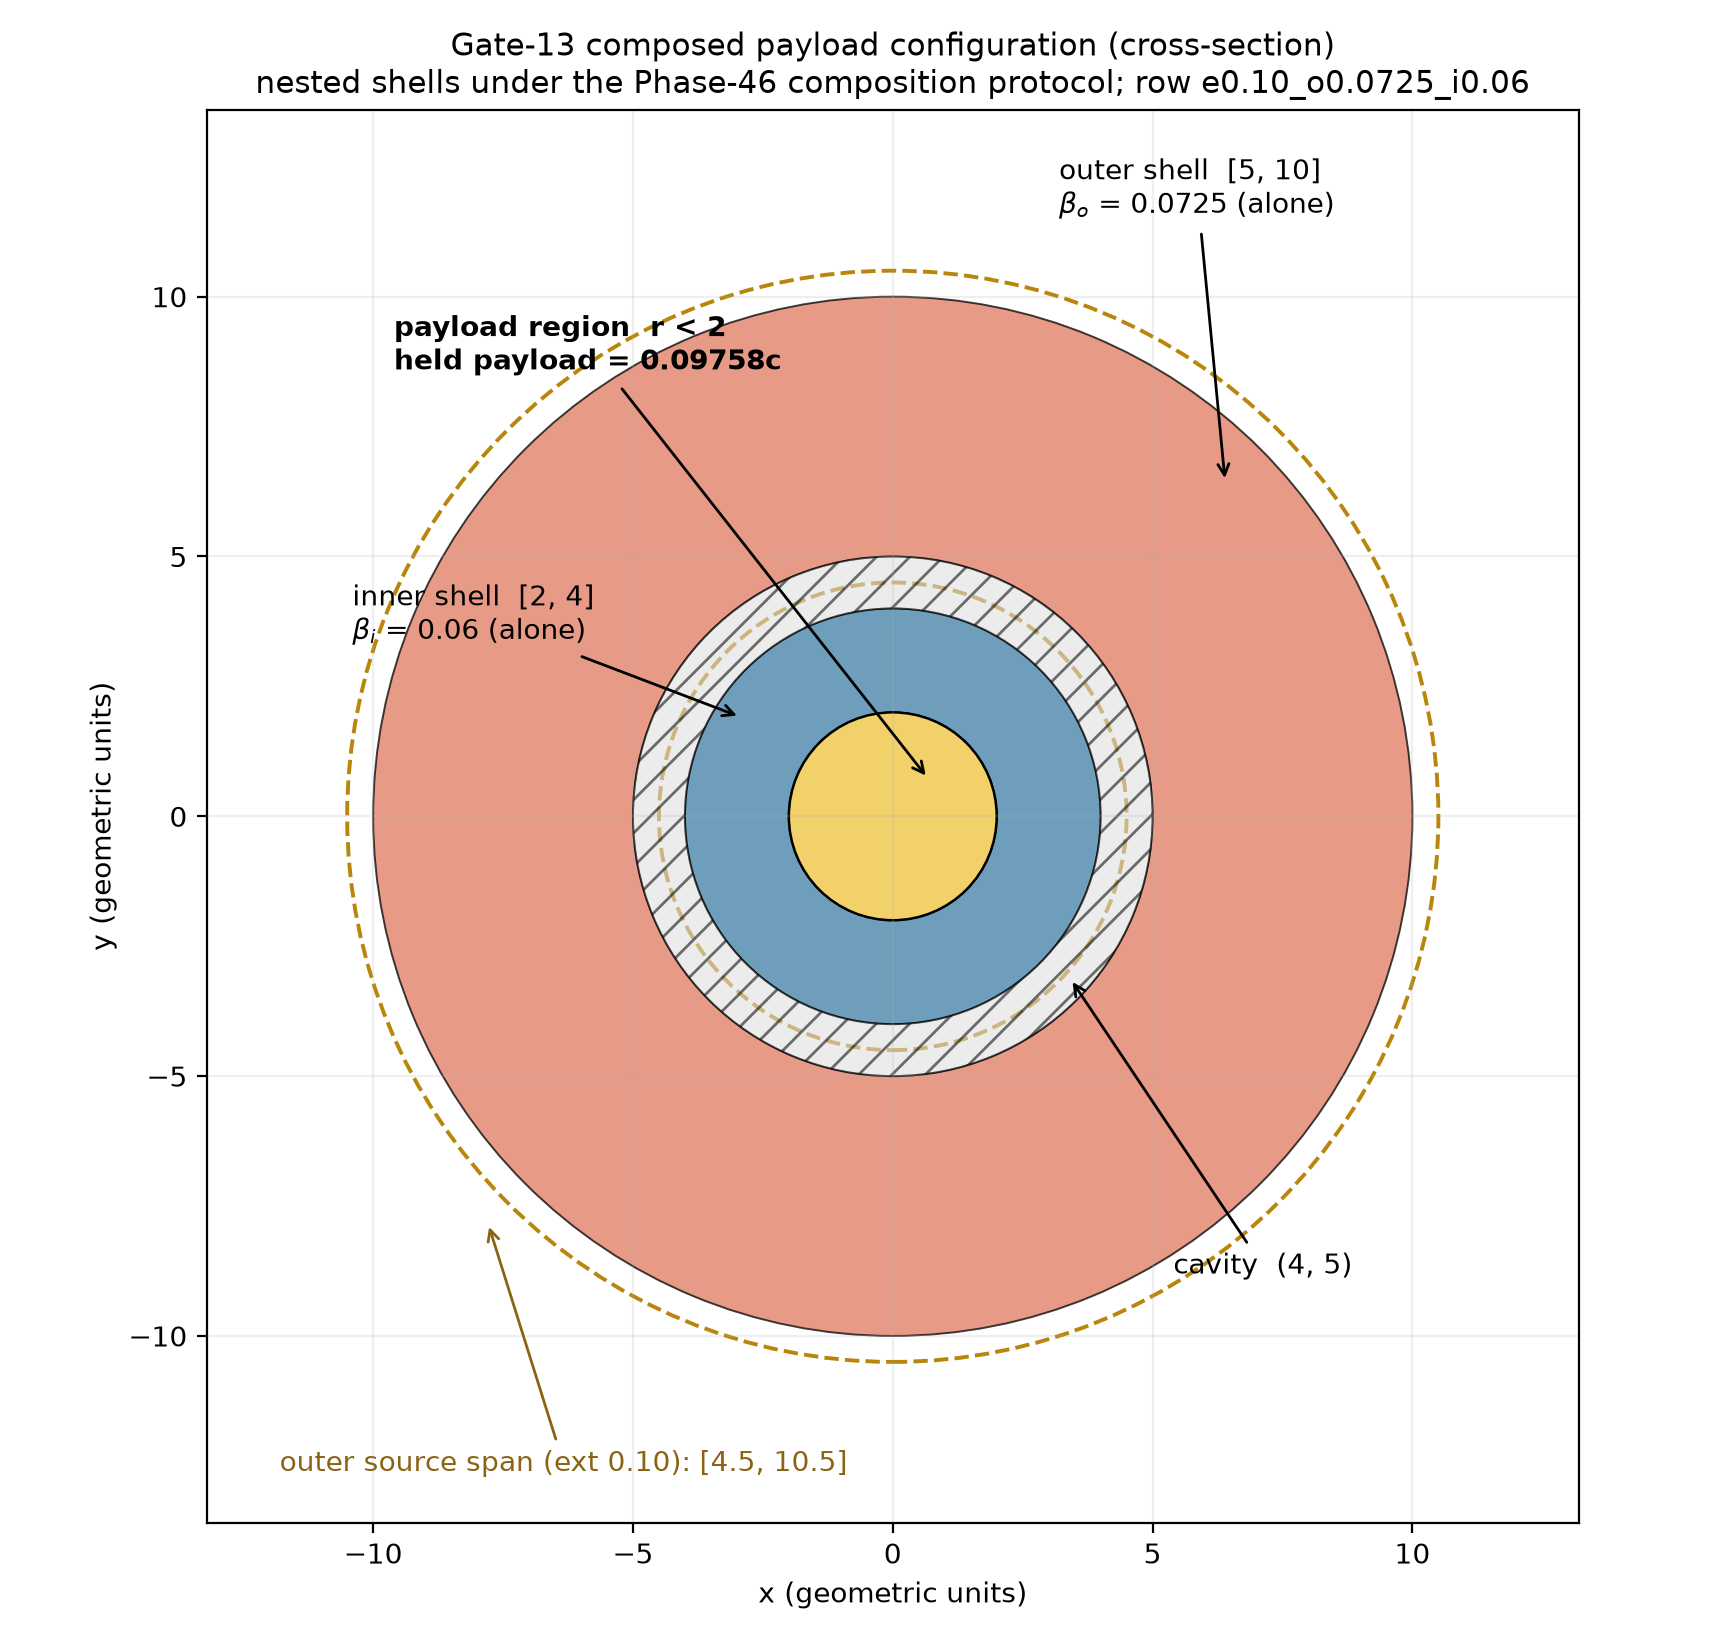

Write the Python code that produced this figure.
#!/usr/bin/env python3
"""Figure: Gate-13 / Phase 116 composed payload configuration -- shell layout.

Geometry is read from stored files only: the shell supports and region cuts
are regex-extracted from the stored bundle code (gate13-claims/code/
wa_profiles.py: build_shell calls and region_name), the outer span from the
stored alone-ladder file, and the row anatomy (held payload, shell betas)
from the stored composed-results file.

Sources:
  gate13-claims/code/wa_profiles.py                  (shell supports, regions)
  gate13-claims/sources/p1161_alone.json             (outer span lo/hi)
  gate13-claims/sources/p1161_composed.json          (row anatomy)
Output: fig_gate13_schematic.png
"""
import json
import re

import numpy as np
import matplotlib
matplotlib.use("Agg")
import matplotlib.pyplot as plt
from matplotlib.patches import Circle, Wedge

ROOT = "/home/hatch/workspace/warp-pilot"

code = open(f"{ROOT}/gate13-claims/code/wa_profiles.py").read()
shells = [(float(a), float(b)) for a, b in
          re.findall(r"build_shell\((\d+\.\d+),\s*(\d+\.\d+)", code)]
shells.sort()
inner, outer = shells[0], shells[1]          # (2, 4) inner, (5, 10) outer
reg = open(f"{ROOT}/gate13-claims/code/wa_profiles.py").read()
m = re.search(r"def region_name\(rr\):(.+?)\n\n", reg, re.S)
cuts = [float(x) for x in re.findall(r"(\d+\.\d+)", m.group(1))]
r_payload, r_cavity, r_outer_end = cuts[0], cuts[2], cuts[3]

alone = json.load(open(f"{ROOT}/gate13-claims/sources/p1161_alone.json"))
span = alone["spans"]["e0.10"]
span_lo, span_hi = span["lo"], span["hi"]

comp = json.load(open(f"{ROOT}/gate13-claims/sources/p1161_composed.json"))
best_key, best = max(comp["rows"].items(),
                     key=lambda kv: kv[1]["anatomy"]["payload_relat"])
anat = best["anatomy"]
payload_c = anat["payload_relat"]
print(f"shells from stored code: inner {inner}, outer {outer}; "
      f"region cuts {cuts}; span [{span_lo}, {span_hi}]; row {best_key}: "
      f"payload {payload_c}, beta_i {anat['beta_i_alone']}, beta_o {anat['beta_o_alone']}")

fig, ax = plt.subplots(figsize=(8.6, 8.2))
fig.patch.set_facecolor("white")
ax.set_facecolor("white")

def ring(r_in, r_out, color, label, alpha=0.75, hatch=None):
    ax.add_patch(Wedge((0, 0), r_out, 0, 360, width=r_out - r_in,
                       facecolor=color, alpha=alpha, edgecolor="k",
                       lw=0.7, hatch=hatch))
    return label

# span (source-spline support): dashed outline circles only, so the ring
# reads as a support interval and does not tint the cavity it overlaps
for rr in (span_lo, span_hi):
    ax.add_patch(Circle((0, 0), rr, fill=False, edgecolor="#b8860b",
                        lw=1.4, ls="--"))
ring(outer[0], outer[1], "#e07a5f", "outer shell")
ring(inner[0], inner[1], "#3d7ea6", "inner shell")
ring(inner[1], outer[0], "#dddddd", "cavity", alpha=0.55, hatch="//")
ax.add_patch(Circle((0, 0), r_payload, facecolor="#f2d16b", edgecolor="k", lw=0.9))

ax.annotate(f"payload region  r < {r_payload:.0f}\nheld payload = {payload_c:.5f}c",
            xy=(0.7, 0.7), xytext=(-9.6, 8.6), fontsize=10, fontweight="bold",
            arrowprops=dict(arrowstyle="->"))
ax.annotate(f"inner shell  [{inner[0]:.0f}, {inner[1]:.0f}]\n"
            f"$\\beta_i$ = {anat['beta_i_alone']} (alone)",
            xy=(-2.9, 1.9), xytext=(-10.4, 3.4), fontsize=10,
            arrowprops=dict(arrowstyle="->"))
ax.annotate(f"cavity  ({inner[1]:.0f}, {outer[0]:.0f})", xy=(3.4, -3.1),
            xytext=(5.4, -8.8), fontsize=10, arrowprops=dict(arrowstyle="->"))
ax.annotate(f"outer shell  [{outer[0]:.0f}, {outer[1]:.0f}]\n"
            f"$\\beta_o$ = {anat['beta_o_alone']} (alone)",
            xy=(6.4, 6.4), xytext=(3.2, 11.6), fontsize=10,
            arrowprops=dict(arrowstyle="->"))
ax.annotate(f"outer source span (ext 0.10): [{span_lo}, {span_hi}]",
            xy=(-7.8, -7.8), xytext=(-11.8, -12.6), fontsize=10,
            color="#8a6414", arrowprops=dict(arrowstyle="->", color="#8a6414"))

ax.set_xlim(-13.2, 13.2)
ax.set_ylim(-13.6, 13.6)
ax.set_aspect("equal")
ax.set_xlabel("x (geometric units)")
ax.set_ylabel("y (geometric units)")
ax.set_title("Gate-13 composed payload configuration (cross-section)\n"
             "nested shells under the Phase-46 composition protocol; "
             f"row {best_key}", fontsize=11)
ax.grid(alpha=0.2)
fig.tight_layout()
out = f"{ROOT}/publication/figures/fig_gate13_schematic.png"
fig.savefig(out, dpi=200, facecolor="white")
print("wrote", out)
